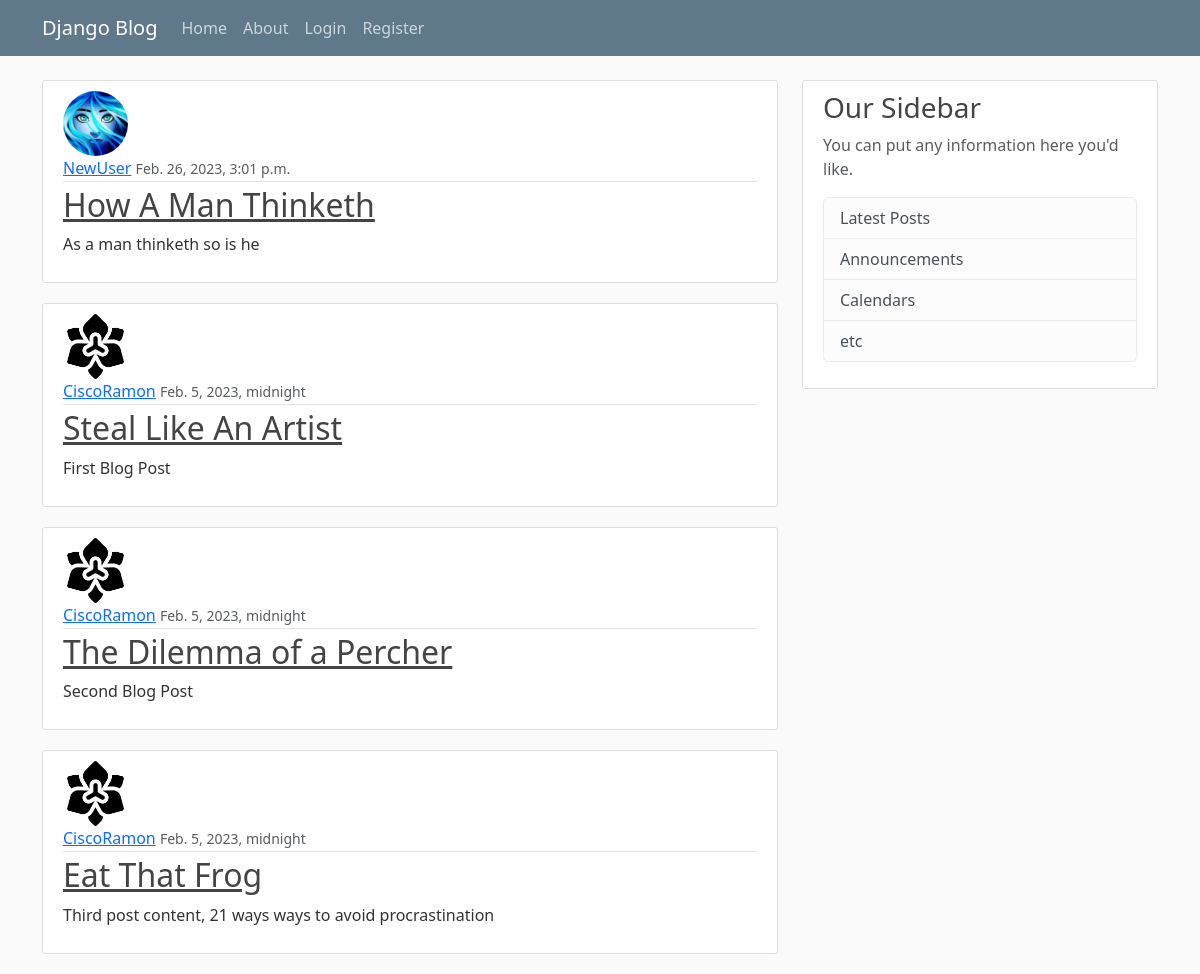
The app's page /, older data.
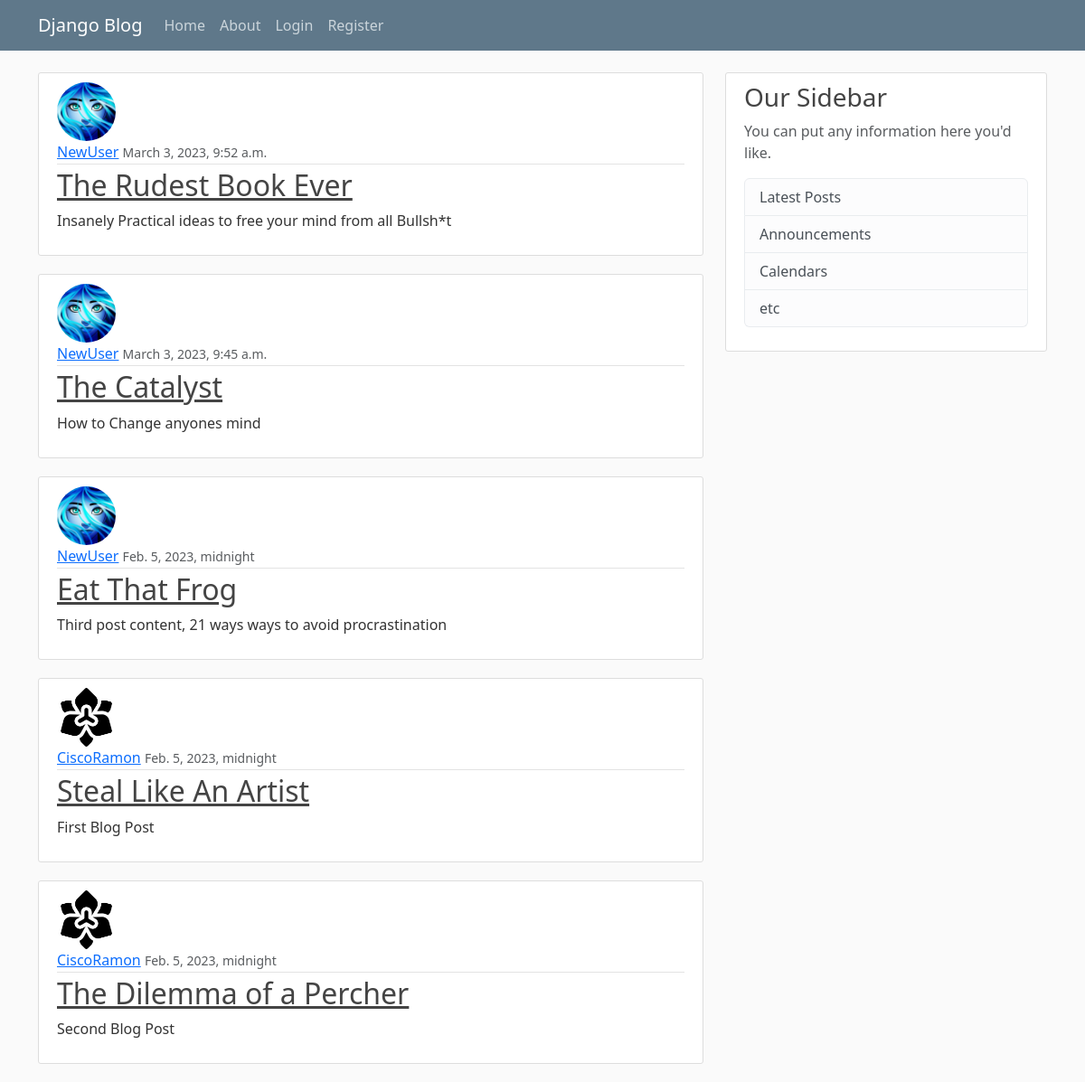
The same page, newer data.
### blog/models.py (models this page shows, shortened)
class Post(models.Model):
    title = models.CharField(max_length=100)
    content = models.TextField()
    date_Posted = models.DateTimeField(auto_now_add=True)
    author = models.ForeignKey(User, on_delete=models.CASCADE)

### users/models.py (models this page shows, shortened)
class Profile(models.Model):
    user = models.OneToOneField(User, on_delete=models.CASCADE)
    image = models.ImageField(default='default.jpg',upload_to='profile_pics')

### blog/views.py (the view)
# urls.py: path('', PostListView.as_view(), name='blog-home'),
class PostListView(ListView):
    model = Post
    template_name = 'blog/home.html'
    context_object_name = 'posts' #taking the contexts from the
    ordering = ['-date_Posted'] #this changes the ordering of the posts (the lists being displayed) in our blog

### blog/templates/blog/home.html
{% extends 'blog/base.html' %}
{% block content %}
    {% for post in posts %}
    <article class="media content-section">
        <img class="rounded-circle article-img" src="{{ post.author.profile.image.url }}">
        <div class="media-body">
          <div class="article-metadata">
            <a class="mr-2" href="#">{{ post.author }}</a>
            <small class="text-muted">{{ post.date_Posted }}</small>
          </div>
          <h2><a class="article-title" href="{% url 'post-detail' post.id %}">{{ post.title }}</a></h2>
          <p class="article-content">{{ post.content }}</p>
        </div>
      </article>
    {% endfor %}
{% endblock content %}

### blog/templates/blog/base.html (shortened to what this page needs)
{% load static %}
<!DOCTYPE html>
<html lang="en">
<head>
    <link href="https://cdn.jsdelivr.net/npm/bootstrap@5.3.0-alpha1/dist/css/bootstrap.min.css" rel="stylesheet">
    <link rel="stylesheet" type="text/css" href="{% static 'blog/main.css' %}">
</head>
<body>
    <header class="site-header">
        <nav class="navbar navbar-expand-md navbar-dark bg-steel fixed-top">
          <div class="container">
            <a class="navbar-brand mr-4" href="{% url 'blog-home' %}">Django Blog</a>
            <div class="collapse navbar-collapse" id="navbarToggle">
              <div class="navbar-nav mr-auto">
                <a class="nav-item nav-link" href="{% url 'blog-home' %}">Home</a>
                <a class="nav-item nav-link" href="{% url 'blog-about' %}">About</a>
              </div>
              <div class="navbar-nav">
                {% if user.is_authenticated %}
                <a class="nav-item nav-link" href="{% url 'post-create' %}">New Post</a>
                  <a class="nav-item nav-link" href="{% url 'profile' %}">Profile</a>
                  <a class="nav-item nav-link" href="{% url 'logout' %}">Logout</a>
                {% else %}
                  <a class="nav-item nav-link" href="{% url 'login' %}">Login</a>
                  <a class="nav-item nav-link" href="{% url 'register' %}">Register</a>
                {% endif %}
              </div>
            </div>
          </div>
        </nav>
      </header>
      <main role="main" class="container">
        <div class="row">
          <div class="col-md-8">
            {% block content %}{% endblock %}
          </div>
          <div class="col-md-4">
            <div class="content-section">
              <h3>Our Sidebar</h3>
              <p class='text-muted'>You can put any information here you'd like.
                <ul class="list-group">
                  <li class="list-group-item list-group-item-light">Latest Posts</li>
                  <li class="list-group-item list-group-item-light">Announcements</li>
                  <li class="list-group-item list-group-item-light">Calendars</li>
                  <li class="list-group-item list-group-item-light">etc</li>
                </ul>
              </p>
            </div>
          </div>
        </div>
      </main>
</body>
</html>

### blog/static/blog/main.css (style rules this page uses)
body { background: #fafafa; color: #333333; margin-top: 5rem; }
h1, h2, h3, h4, h5, h6 { color: #444444; }
ul { margin: 0; }
.bg-steel { background-color: #5f788a; }
.site-header .navbar-nav .nav-link { color: #cbd5db; }
.content-section { background: #ffffff; padding: 10px 20px; border: 1px solid #dddddd; border-radius: 3px; margin-bottom: 20px; }
.article-title { color: #444444; }
.article-content { white-space: pre-line; }
.article-img { height: 65px; width: 65px; margin-right: 16px; }
.article-metadata { padding-bottom: 1px; margin-bottom: 4px; border-bottom: 1px solid #e3e3e3 }

Row changes from the older to the newer data that the page shows:
removed Post: author.profile.image (picture), author "NewUser", date_Posted "Feb. 26, 2023, 3:01 p.m.", title "How A Man Thinketh", content "As a man thinketh so is he"
removed Post: author.profile.image (picture), author "CiscoRamon", date_Posted "Feb. 5, 2023, midnight", title "Eat That Frog", content "Third post content, 21 ways ways to avoid procrastination"
added Post: author.profile.image (picture), author "NewUser", date_Posted "March 3, 2023, 9:52 a.m.", title "The Rudest Book Ever", content "Insanely Practical ideas to free your mind from all Bullsh*t"
added Post: author.profile.image (picture), author "NewUser", date_Posted "March 3, 2023, 9:45 a.m.", title "The Catalyst", content "How to Change anyones mind"
added Post: author.profile.image (picture), author "NewUser", date_Posted "Feb. 5, 2023, midnight", title "Eat That Frog", content "Third post content, 21 ways ways to avoid procrastination"
